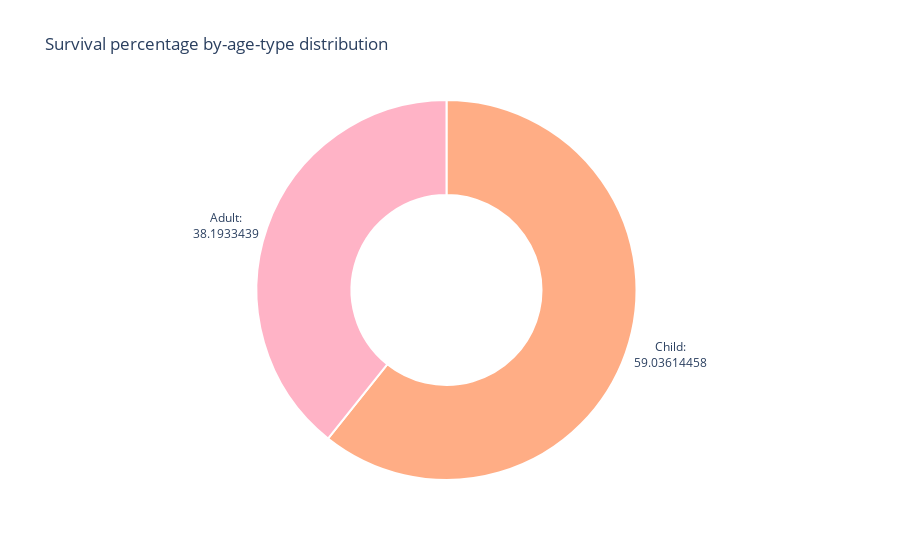

The notebook cell this image was saved under:
### Markdown cell above
3. Посчитайте процент выживаемости детей(до 16 лет) и взрослых

### Code cell
import plotly.graph_objs as go


df = df_all.copy().dropna(subset="Age")
df.loc[:, "age_type"] = df.apply(lambda x: "Child" if x["Age"] < 16 else "Adult", axis=1)

df_grp = df[df["Survived"] == 1].groupby("age_type")["PassengerId"].size().reset_index(name="survived_amount")
df_grp.loc[:, "amount"] = df.groupby("age_type")["PassengerId"].size().reset_index(name="amount")["amount"]
df_grp.loc[:, "survived_percentage"] = df_grp["survived_amount"] / df_grp["amount"] * 100

fig = go.Figure()
fig.add_trace(go.Pie(labels=df_grp["age_type"],
                     values=df_grp["survived_percentage"],
                     textinfo="label+text",
                     texttemplate="%{label}:<br>%{value}",
                     textposition="outside",
                     hoverinfo="label+percent+value",
                     marker = dict(colors = ["#ffb3c6",
                                             "#ffad85"],
                                   line=dict(color="#ffffff", width=2))))
fig.update_layout(title_text="Survival percentage by-age-type distribution",
                  showlegend=False)
fig.update_traces(hole=0.5)

### Figure 1 — Plotly figure (JSON) as saved in the notebook; plotly's stock layout.template omitted (floating-point values rounded to 4 significant figures)
{"data": [{"hole": 0.5, "hoverinfo": "label+percent+value", "labels": ["Adult", "Child"], "marker": {"colors": ["#ffb3c6", "#ffad85"], "line": {"color": "#ffffff", "width": 2}}, "textinfo": "label+text", "textposition": "outside", "texttemplate": "%{label}:<br>%{value}", "type": "pie", "values": [38.19, 59.04]}], "layout": {"autosize": true, "showlegend": false, "title": {"text": "Survival percentage by-age-type distribution"}}}
